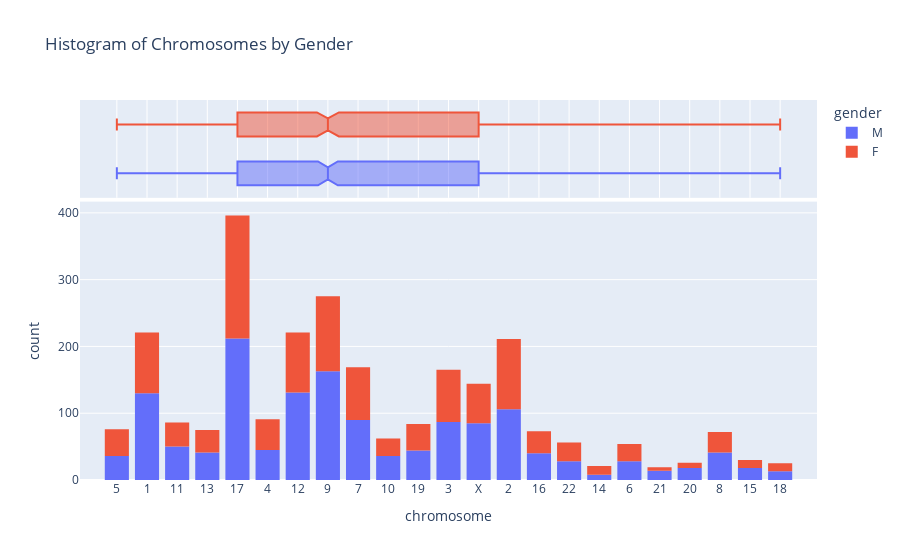

Notebook code cell kept with this figure:
### Markdown cell above
#### Plots

### Code cell
fig = px.histogram(df, x="chromosome", color="gender", marginal="box", title = "Histogram of Chromosomes by Gender",
                   hover_data=df.columns)
fig.show()

### Figure 1 — Plotly figure (JSON) as saved in the notebook; plotly's stock layout.template omitted (floating-point values rounded to 4 significant figures; data arrays with more than 128 entries replaced by an {"elided": "..."} marker saying what was removed)
{"data": [{"alignmentgroup": "True", "bingroup": "x", "hovertemplate": "gender=M<br>chromosome=%{x}<br>count=%{y}<extra></extra>", "legendgroup": "M", "marker": {"color": "#636efa", "pattern": {"shape": ""}}, "name": "M", "offsetgroup": "M", "orientation": "v", "showlegend": true, "type": "histogram", "x": {"elided": "1464 str values"}, "xaxis": "x", "yaxis": "y"}, {"alignmentgroup": "True", "customdata": {"elided": "1464x10 mixed values"}, "hovertemplate": "gender=%{customdata[5]}<br>chromosome=%{x}<br>sampleId=%{customdata[0]}<br>variantType=%{customdata[1]}<br>gene=%{customdata[2]}<br>variantClass=%{customdata[3]}<br>transcript=%{customdata[4]}<br>disease=%{customdata[6]}<br>diseaseSubType=%{customdata[7]}<br>assayVersion=%{customdata[8]}<br>age=%{customdata[9]}<extra></extra>", "legendgroup": "M", "marker": {"color": "#636efa"}, "name": "M", "notched": true, "offsetgroup": "M", "showlegend": false, "type": "box", "x": {"elided": "1464 str values"}, "xaxis": "x2", "yaxis": "y2"}, {"alignmentgroup": "True", "bingroup": "x", "hovertemplate": "gender=F<br>chromosome=%{x}<br>count=%{y}<extra></extra>", "legendgroup": "F", "marker": {"color": "#EF553B", "pattern": {"shape": ""}}, "name": "F", "offsetgroup": "F", "orientation": "v", "showlegend": true, "type": "histogram", "x": {"elided": "1188 str values"}, "xaxis": "x", "yaxis": "y"}, {"alignmentgroup": "True", "customdata": {"elided": "1188x10 mixed values"}, "hovertemplate": "gender=%{customdata[5]}<br>chromosome=%{x}<br>sampleId=%{customdata[0]}<br>variantType=%{customdata[1]}<br>gene=%{customdata[2]}<br>variantClass=%{customdata[3]}<br>transcript=%{customdata[4]}<br>disease=%{customdata[6]}<br>diseaseSubType=%{customdata[7]}<br>assayVersion=%{customdata[8]}<br>age=%{customdata[9]}<extra></extra>", "legendgroup": "F", "marker": {"color": "#EF553B"}, "name": "F", "notched": true, "offsetgroup": "F", "showlegend": false, "type": "box", "x": {"elided": "1188 str values"}, "xaxis": "x2", "yaxis": "y2"}], "layout": {"barmode": "relative", "legend": {"title": {"text": "gender"}, "tracegroupgap": 0}, "title": {"text": "Histogram of Chromosomes by Gender"}, "xaxis": {"anchor": "y", "domain": [0, 1], "title": {"text": "chromosome"}}, "xaxis2": {"anchor": "y2", "domain": [0, 1], "matches": "x", "showgrid": true, "showticklabels": false}, "yaxis": {"anchor": "x", "domain": [0, 0.7326], "title": {"text": "count"}}, "yaxis2": {"anchor": "x2", "domain": [0.7426, 1], "matches": "y2", "showgrid": false, "showline": false, "showticklabels": false, "ticks": ""}}}
